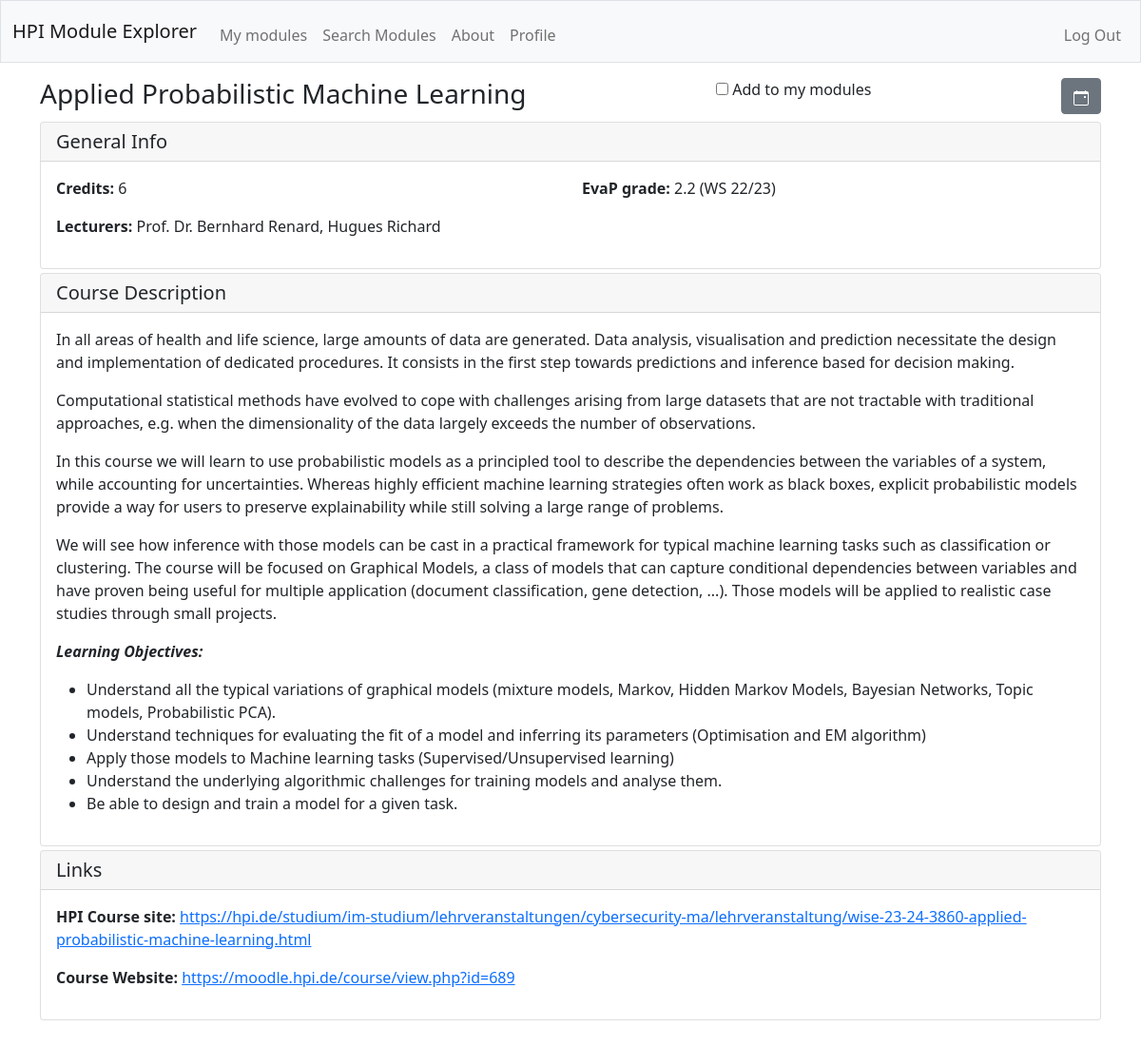
The page /module/wise-23-24-3860-applied-probabilistic-machine-learning.html (signed in) on the database its author committed.
### tables this page shows
CREATE TABLE modules (
    url_trimmed TEXT PRIMARY KEY,
    full_url TEXT NOT NULL,
    website TEXT,
    title TEXT NOT NULL,
    credits INTEGER NOT NULL,
    evap_grade INTEGER NOT NULL,
    evap_semester INTEGER NOT NULL,
    module_description TEXT
);

### app.py (the view)
@app.route("/module/<url_trimmed>")
@login_required
def module(url_trimmed):
    module_info = get_module_info(session["user_id"], url_trimmed)
    if not module_info:
        return apology("Module not found", 404)
    if module_info["is_enrolled"] == 1:
        module_info["checkbox_status"] = "checked"
    else:
        module_info["checkbox_status"] = None
    return render_template("module.html", module_info=module_info)

### db_queries.py (called while the page is built)
def to_dict_decorator(func):
    def wrapper(*args, **kwargs):
        result = func(*args, **kwargs)
        if result is None:
            return {}
        if isinstance(result, list):
            return [dict(row) for row in result]
        return dict(result)
    return wrapper

def get_db_connection():
    conn = sqlite3.connect('hpi_modules.db')
    conn.row_factory = sqlite3.Row  # This enables column access by name: row['column_name']
    return conn

### helpers.py (called while the page is built)
def login_required(f):
    @wraps(f)
    def decorated_function(*args, **kwargs):
        if session.get("user_id") is None:
            return redirect("/login")
        return f(*args, **kwargs)
    return decorated_function

### templates/module.html (shortened to what this page needs)
{% extends "layout.html" %}
{% block main %}
<div id="module-info" class="container">
    <div class="d-flex justify-content-between align-items-start mb-1">
        <h3>{{ module_info.get("title") }}</h3>
        <div>
            <input type="checkbox" id="enroll_checkbox" name="{{ module_info.get('url_trimmed') }}" {{ module_info.get('checkbox_status') }}>
            <label for="enroll_checkbox"> Add to my modules </label><br>
        </div>
        <button class="btn btn-secondary" type="download">
        </button>
    </div>
    <div class="card mb-1" id="general-content-card">
        <h5 class="card-header">General Info</h5>
        <div class="card-body">
            <div class="row">
                <div class="col-12 col-md-6 col-l-4">
                    <p>
                        <span class="fw-bold">Credits: </span>
                        <span>{{ module_info.get("credits") }}</span>
                    </p>
                </div>
                <div class="col-12 col-md-6 col-l-4">
                    <p>
                        <span class="fw-bold">EvaP grade: </span>
                        <span>{{ module_info.get("evap_grade") }} ({{module_info.get("evap_semester")}})</span>
                    </p>
                </div>
                <div class="col-12 col-md-6 col-l-4">
                    <p>
                        <span class="fw-bold">Lecturers: </span>
                        {% if module_info.get("lecturers") %}
                            <span>{{ ", ".join(module_info.get("lecturers").strip("[]").split("', '"))}}</span>
                        {% else %}
                            <span>were not found</span>
                        {% endif %}
                    </p>
                </div>
            </div>
        </div>
    </div>
    <div class="card mb-1" id="description-card">
        <h5 class="card-header">Course Description</h5>
        <div class="card-body">
            {{ module_info.get("module_description")|safe }}
        </div>
    </div>
    <div class="card mb-1" id="link-card">
        <h5 class="card-header">Links</h5>
        <div class="card-body">
            <p>
                <span class="fw-bold">HPI Course site: </span>
                <a href="{{ module_info.get('full_url') }}">{{ module_info.get("full_url") }}</a>
            </p>
            {% if module_info.get("website") %}
                <p>
                    <span class="fw-bold">Course Website: </span>
                    <a href="{{ module_info.get('website') }}">{{ module_info.get("website") }}</a>
                </p>
            {% endif %}
        </div>
    </div>
</div>
{% endblock %}

### rows shown on the page
modules: get "Applied Probabilistic Machine Learning", get "2.2", get "WS 22/23", get "In all areas of health and life science, large amounts of data are generated. Data analysis, visualisation and prediction necessitate the design and implementation of dedicated procedures. It consists in the first step towards predictions and inference based for decision making. Computational statistical methods have evolved to cope with challenges arising from large datasets that are not tractable with traditional approaches, e.g. when the dimensionality of the data largely exceeds the number of observations. In this course we will learn to use probabilistic models as a principled tool to describe the dependencies between the variables of a system, while accounting for uncertainties.…", get "https://hpi.de/studium/im-studium/lehrveranstaltungen/cybersecurity-ma/lehrveranstaltung/wise-23-24-3860-applied-probabilistic-machine-learning.html", get "https://moodle.hpi.de/course/view.php?id=689"

### other values the page prints
{{ module_info.get("credits") }} "6"
{{ ", ".join(module_info.get("lecturers").strip("[]").split("', '")) }} "Prof. Dr. Bernhard Renard, Hugues Richard"
